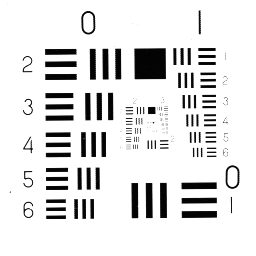
%> input picture matlab/resolution.pgm, 256 x 256 px
$ octave --eval "fval_driver;"   (GNU Octave 9; MATLAB toolbox functions it lacks are replaced by stand-ins)
%> lines starting %> are read from the running program, lines starting %| are printed output that depends on the picture; in (x1, y1, x2, y2) boxes, pixels count from 0 and x2, y2 are one past the last pixel; in counts of white or black regions, pixels touching at a corner belong together; the program's own positions count from 1
### matlab/beck_FISTA_matlab_files/HNO/padPSF.m
function P = padPSF(PSF, m, n)
%PADPSF Pad a PSF array with zeros to make it bigger.
%
%function P = padPSF(PSF, m, n)
%
%      P = padPSF(PSF, m);
%      P = padPSF(PSF, m, n);
%      P = padPSF(PSF, [m,n]);
%
%  Pad PSF with zeros to make it an m-by-n array.
%
%  If the PSF is an array with dimension smaller than the blurred image,
%  then deblurring codes may require padding first, such as:
%      PSF = padPSF(PSF, size(B));
%  where B is the blurred image array.
%
%  Input:
%      PSF  Array containing the point spread function.
%     m, n  Desired dimension of padded array.
%             If only m is specified, and m is a scalar, then n = m.
%
%  Output:
%        P  Padded m-by-n array.

% Reference: See Chapter 4,
%            "Deblurring Images - Matrices, Spectra, and Filtering"
%            by P. C. Hansen, J. G. Nagy, and D. P. O'Leary,
%            SIAM, Philadelphia, 2006.

%
% Set default parameters.
%
if nargin == 2
  if length(m) == 1
    n = m;
  else
    n = m(2);
    m = m(1);
  end
end

%
% Pad the PSF with zeros.
%
P = zeros(m, n);
P(1:size(PSF,1), 1:size(PSF,2)) = PSF;

### matlab/build_wavedec_levels_2d.m
function [L] = build_wavedec_levels_2d(lX, levels, wname, extmode)
% build_wavedec_levels_2d - build the levels structure L used by wavedec2/waverec2
%
% TODO
% This accounts for our extension of the signal
% Would be easy to extend to m x n x 3 images
%

if numel(lX) == 1
   lX = [lX(1) lX(1)];
elseif numel(lX) > 2 || numel(lX) == 0
   error('lX should have at most 2 entries')
end

assert(levels >= 1, 'Number of decomposition levels should be >= 1.');
assert(levels <= wmaxlev(lX(1), wname), 'Number of decomposition levels too high.');
assert(levels <= wmaxlev(lX(2), wname), 'Number of decomposition levels too high.');

[Lo_D, Hi_D] = wfilters(wname, 'd'); % decomp filters
lf = length(Lo_D);

switch extmode
case {'zpd', 'sym', 'ppd'}
   % length of approx (and detail) coeff vector for _extended_ signal, which
   % is of length lf-1 + lX(i) + lf-1 = lX(i) + 2(lf-1).  See dwt2 help page.
   lA = floor((lX+3*(lf-1))/2);
otherwise
   error('Unsupported signal extension mode: %s', extmode)
end

L = zeros(levels+2, 2);
L(levels+2,:) = lX(:) + 2*(lf-1);
L(levels+1,:) = lA(:);

lA_l = lA;
for l=2:levels
   lA_l = floor((lA_l+(lf-1))/2);
   L(levels+2-l,:) = lA_l(:);
end
L(1,:) = lA_l(:);

end

### matlab/deblur_dwt_FISTA_trans_direct.m
function [X_out,fun_all,X_iter]=deblur_dwt_FISTA_trans_direct(Bobs,P,center,WAn,WSy,WSyAd,lambda,pars,X)
%%%%%%%%%%%%%%%%%%%%%%%%%%%%%%%%%%%%%%%%%%%%%%%%%%%%%%%%%%%%%
%This function implements FISTA for solving the linear inverse problem with
% an orthogonal l1 wavelet regularizer and either reflexive or periodic boundary
% conditions
%
% Based on the paper
% Amir Beck and Marc Teboulle, "A Fast Iterative Shrinkage-Threshold Algorithm
% for Linear Inverse Problems",  to appear in SIAM Journal on Imaging
% Sciences
% -----------------------------------------------------------------------
% Copyright (2008): Amir Beck and Marc Teboulle
%
% FISTA is distributed under the terms of
% the GNU General Public License 2.0.
%
% Permission to use, copy, modify, and distribute this software for
% any purpose without fee is hereby granted, provided that this entire
% notice is included in all copies of any software which is or includes
% a copy or modification of this software and in all copies of the
% supporting documentation for such software.
% This software is being provided "as is", without any express or
% implied warranty.  In particular, the authors do not make any
% representation or warranty of any kind concerning the merchantability
% of this software or its fitness for any particular purpose."
% ----------------------------------------------------------------------
%
% INPUT
%
% Bobs............................. The observed image which is blurred and noisy
% P .................................... PSF of the blurring operator
% center ......................  A vector of length 2 containing the center
%                                           of the PSF
%XXX JMF hacked the args
% WAn - wavelet analysis
% WSy - wavelet synthesis
% WSyAd - wavelet synthesis adjoint
% lambda ...................... Regularization parameter
% pars.................................Parameters structure
% pars.MAXITER ..................... maximum number of iterations
%                                                      (Default=100)
% pars.fig ............................... 1 if the image is shown at each
%                                                      iteration, 0 otherwise (Default=1)
% pars.BC .................................. boundary conditions.
%                                                      'reflexive'  (default)  or 'periodic
% pars.B - upper frame inequality bound (B=1 for orthogonal transformation)
%
% X .................................. Original, unblurred image.  Used only for SSIM
%
% OUTPUT
%
% X_out ......................... Solution of the problem
%                                          min{||A(X)-Bobs||^2+lambda \|Wx\|_1
% fun_all .................... Array containing all function values
%                                          obtained in the FISTA method


% Assigning parameters according to pars and/or default values
flag=exist('pars');
if (flag&isfield(pars,'MAXITER'))
    MAXITER=pars.MAXITER;
else
    MAXITER=100;
end
if(flag&isfield(pars,'fig'))
    fig=pars.fig;
else
    fig=1;
end
if (flag&isfield(pars,'BC'))
    BC=pars.BC;
else
    BC='reflexive';
end
if (flag&isfield(pars,'B'))
    B=pars.B;
else
    B=1;
end
if (flag&isfield(pars,'tv'))
    tv=pars.tv;
else
    tv='iso';
end

% If there are two output arguments, initalize the function values vector.
if (nargout>=2)
    fun_all=[];
end

ssim_K = [0.01 0.03];
ssim_window = fspecial('gaussian', 11, 1.5);
ssim_L = 1;

[m,n]=size(Bobs);
Pbig=padPSF(P,[m,n]);

switch BC
    case 'reflexive'
        trans=@(X)dct2(X);
        itrans=@(X)idct2(X);
        % computng the eigenvalues of the blurring matrix
        e1=zeros(m,n);
        e1(1,1)=1;
        Sbig=dct2(dctshift(Pbig,center))./dct2(e1);
    case 'periodic'
        trans=@(X) 1/sqrt(m*n)*fft2(X);
        itrans=@(X) sqrt(m*n)*ifft2(X);
        % computng the eigenvalues of the blurring matrix
        Sbig=fft2(circshift(Pbig,1-center));
    otherwise
        error('Invalid boundary conditions should be reflexive or periodic');
end
% computing the two dimensional transform of Bobs
Btrans=trans(Bobs);

%The Lipschitz constant of the gradient of ||A(X)-Bobs||^2
%TODO JMF: I winged this bound; don't know if it's right.
L=B^2*2*max(max(abs(Sbig).^2));

% initialization
X_iter = WAn(Bobs);

Y=X_iter;
t_new=1;
fprintf('************\n');
fprintf('**FISTA**\n');
fprintf('************\n');
fprintf('#iter  fun-val         relative-dif\n==============================\n');
for i=1:MAXITER
    % Store the old value of the iterate and the t-constant
   X_old=X_iter;
   t_old=t_new;

    % Gradient step
    WY = WSy(Y);
    D=Sbig.*trans(WY)-Btrans;
    Y=Y-2/L*WSyAd(real(itrans(conj(Sbig).*D)));

    % soft thresholding
    D = abs(Y)-lambda/L;
    X_iter = sign(Y).*((D>0).*D);

    %updating t and Y
    t_new=(1+sqrt(1+4*t_old^2))/2;
    Y=X_iter+(t_old-1)/t_new*(X_iter-X_old);

    % Compute the l1 norm of the wavelet transform and the function value and store it in
    % the function values vector fun_all if exists.
    t=sum(sum(abs(X_iter)));
    WX_iter = WSy(X_iter);

    %fun_val=norm(Sbig.*trans(WX_iter)-Btrans,'fro')^2+lambda*t;
    [fun_val,~] = ssim_index(X, reshape(WSy(X_iter), size(X)), ssim_K, ssim_window, ssim_L);
    %fun_val = 10*log10(prod(size(X))*1^2/norm(X-WSy(X_iter),'fro')^2);
    if (nargout>=2)
        fun_all=[fun_all;fun_val];
    end
    % printing the information of the current iteration
    fprintf('%3d    %15.5f                %15.5f \n',i,fun_val,norm(X_iter-X_old,'fro')/norm(X_old,'fro'));

    if (fig)
        figure(314)
        imshow(X_iter,[])
    end
end

X_out=WSy(X_iter);

### matlab/beck_FISTA_matlab_files/HNO/psfGauss.m
function [PSF, center] = psfGauss(dim, s)
%PSFGAUSS Array with point spread function for Gaussian blur.
%
%function [PSF, center] = psfGauss(dim, s)
%
%            PSF = psfGauss(dim);
%            PSF = psfGauss(dim, s);
%  [PSF, center] = psfGauss(...)
%
%  Construct a Gaussian blur point spread function.
%
%  Input:
%      dim  Desired dimension of the PSF array.  For example,
%             PSF = psfGauss(60) or
%             PSF = psfGauss([60,60]) creates a 60-by-60 array,
%           while
%             PSF = psfGauss([40,50]) creates a 40-by-50 array.
%         s  Vector with standard deviations of the Gaussian along
%            the vertical and horizontal directions.
%            If s is a scalar then both standard deviations are s.
%              Default is s = 2.0.
%
%  Output:
%      PSF  Array containing the point spread function.
%   center  [row, col] gives index of center of PSF

% Reference: See Chapter 3,
%            "Deblurring Images - Matrices, Spectra, and Filtering"
%            by P. C. Hansen, J. G. Nagy, and D. P. O'Leary,
%            SIAM, Philadelphia, 2006.
% Last revised October 8, 2007.

%
% Check number of inputs and set default parameters.
%
if (nargin < 1)
   error('dim must be given.')
end
l = length(dim);
if l == 1
  m = dim;
  n = dim;
else
  m = dim(1);
  n = dim(2);
end
if (nargin < 2)
  s = 2.0;
end
if length(s) == 1
  s = [s,s];
end

%
% Set up grid points to evaluate the Gaussian function.
%
x = -fix(n/2):ceil(n/2)-1;
y = -fix(m/2):ceil(m/2)-1;
[X,Y] = meshgrid(x,y);

%
% Compute the Gaussian, and normalize the PSF.
%
PSF = exp( -(X.^2)/(2*s(1)^2) - (Y.^2)/(2*s(2)^2) );
PSF = PSF / sum(PSF(:));

%
% Get center ready for output.
%
if nargout == 2
  [mm, nn] = find(PSF == max(PSF(:)));
  center = [mm(1), nn(1)];
end

### matlab/fval_driver.m
function [] = fval_driver()

addpath('./beck_FISTA_matlab_files/HNO')

% [4 lines of commented-out code are left out]
X = double(imread('resolution.pgm')); % from USC-SIPI
%> X: size 256x256 double; min 1, max 255, mean 225.9; mean of the top-left, top-right, bottom-left and bottom-right quarters 222.9, 224.1, 228.5, 228.1
X = X/255; % scale to [0,1]

[P,center] = psfGauss([9,9],4);

% generate blurred image
B=imfilter(X,P,'symmetric');
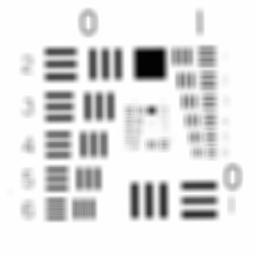
%> B: size 256x256 double; min 0.0118, max 1, mean 0.886
%B=imfilter(X,P,'circular');
% add some Gaussian white noise
randn('seed',314);
Bobs=B + 1e-3*randn(size(B));

% from Beck+Teboulle's deblur_...
% used for blurred image reconstruction error
[m,n]=size(Bobs);
%> m = 256; n = 256
Pbig=padPSF(P,[m,n]);
%> in padPSF, `P(1:size(PSF,1), 1:size(PSF,2)) = PSF;`:
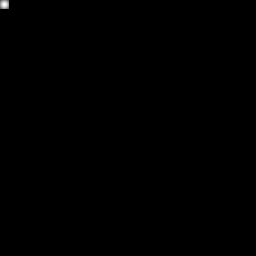
%> P: size 256x256 double; min 0, max 0.0181, mean 1.53e-05; drawn with min black and max white
trans=@(X) 1/sqrt(prod(size(Bobs)))*fft2(X);
itrans=@(X) sqrt(prod(size(Bobs)))*ifft2(X);
% computng the eigenvalues of the blurring matrix
Sbig=fft2(circshift(Pbig,1-center));
Btrans = trans(Bobs);


% FISTA parameters
%lambda = 1e-4; % used in B+T's example code
lambda = 2e-5; % used in FISTA SIAM paper

pars.MAXITER=2500; % do this many iterations
pars.fig=0; % suppress the figure while running FISTA
%pars.BC='periodic';
pars.B = 1; % TODO JMF need to look this up for CDF 9/7 wavelets

% MATLAB wavelet parameters
dwtmode('zpd', 'nodisp');

%extmode = 'zpd'
extmode = 'sym'

levels = 3;

% [4 lines of commented-out code are left out]
wname  = 'bior4.4' % filter lengths 9 and 7
dwname = 'rbio4.4';
%wname  = 'bior2.2' % filter lengths 5 and 3
%dwname = 'rbio2.2';

L = build_wavedec_levels_2d(size(Bobs), levels, wname, extmode);
%> L = [42 42; 42 42; 75 75; 141 141; 274 274]

WAn = @(Y) wavelet_analysis_2d(Y, wname, extmode, levels);
WSy = @(X) wavelet_synthesis_2d(X, L, size(Bobs), wname, extmode, levels);
WSyAd_pinv = @(Y) wavelet_synthesis_adjoint_2d(Y, wname, dwname, extmode, levels, 'pinv');
WSyAd = @(Y) wavelet_synthesis_adjoint_2d(Y, wname, dwname, extmode, levels, 'adjoint');

[Xout_pinv,fun_all_pinv,X_iter_pinv]=deblur_dwt_FISTA_trans_direct(Bobs,P,center,WAn,WSy,WSyAd_pinv,lambda,pars,X);
%> in deblur_dwt_FISTA_trans_direct, `e1(1,1)=1;`: e1: size 256x256 double; values 0 (black) and 1 (white), 0% white in thin lines or dots, all inside (x1, y1, x2, y2) = (0, 0, 1, 1)
%> the run ends on the next line
[Xout,fun_all,X_iter]=deblur_dwt_FISTA_trans_direct(Bobs,P,center,WAn,WSy,WSyAd,lambda,pars,X); %

% run forever to get fstar
%pars_tmp = pars; pars_tmp.MAXITER = 2*pars.MAXITER;
%[Xout_star,fun_all_star,X_iter]=deblur_dwt_FISTA_trans_direct(Bobs,P,center,WAn,WSy,WSyAd,lambda,pars_tmp,X);
%fstar = min(fun_all_star(:));

% show the recovered image and some other info
imwrite(Xout_pinv, 'deblurred_images/tmp_pinv.pgm');
imwrite(Xout, 'deblurred_images/tmp.pgm');
% [26 lines of commented-out code are left out]
save('resolution_bior4.4_sym_ssim.mat', 'fun_all_pinv', 'fun_all');
%fval_plotter();

end


% [62 lines left out: functions wavelet_analysis_2d, wavelet_synthesis_2d, wavelet_synthesis_adjoint_2d, not called in this run]
